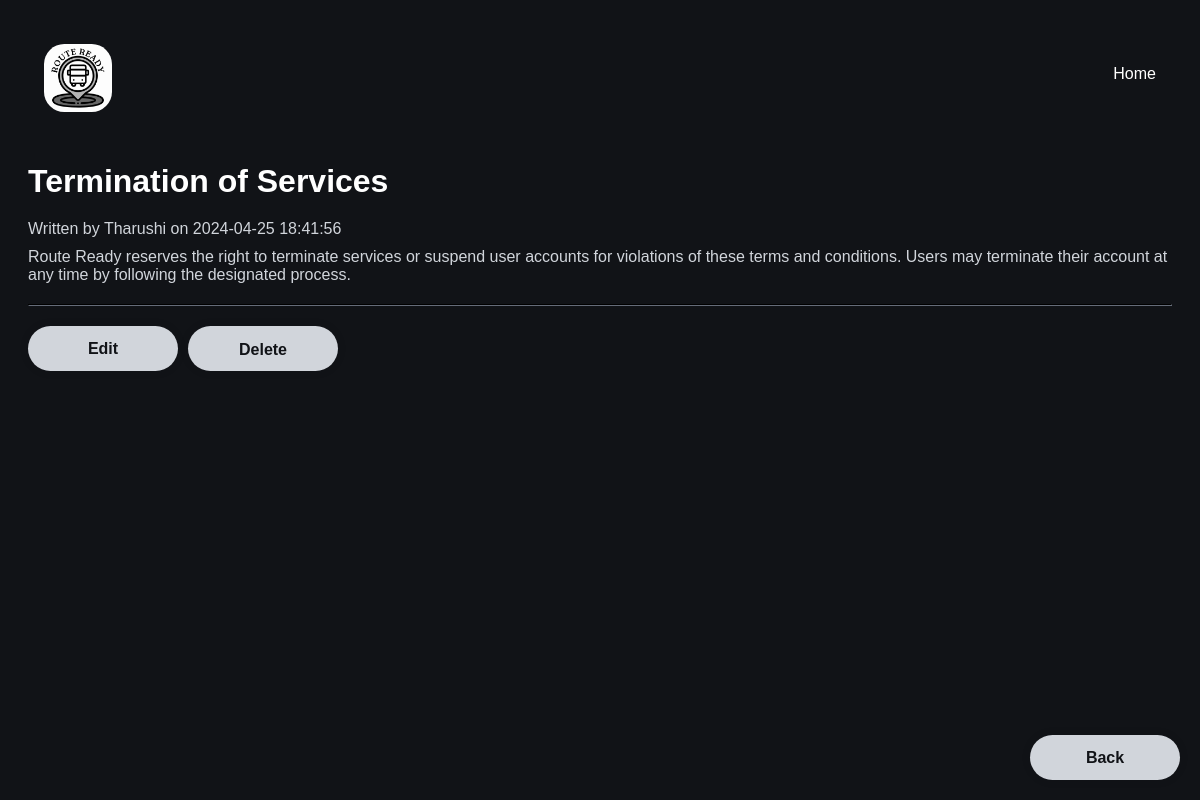
Screenshot of /posts/show/22 (signed in) with the database file from the repository.
### tables this page shows
CREATE TABLE `posts` (
  `id` int(11) NOT NULL,
  `user_id` int(11) NOT NULL,
  `title` varchar(255) NOT NULL,
  `body` text NOT NULL,
  `date` datetime NOT NULL DEFAULT current_timestamp()
);

CREATE TABLE `users` (
  `id` int(11) NOT NULL,
  `emp_id` varchar(200) NOT NULL,
  `name` varchar(255) NOT NULL,
  `company_name` varchar(100) NOT NULL,
  `contact_num` varchar(255) NOT NULL,
  `address` varchar(255) NOT NULL,
  `designation` varchar(255) NOT NULL,
  `date` datetime NOT NULL DEFAULT current_timestamp(),
  `email` varchar(255) NOT NULL,
  `password` varchar(255) NOT NULL,
  `status` varchar(200) NOT NULL
);

### app/controllers/Posts.php (called while the page is built, shortened)
<?php
    class Posts extends Controller{
        private $postModel;
        private $userModel;
        public function __construct(){
            $this->postModel = $this->model('Post');
            $this->userModel = $this->model('User');
        }
        public function show($id){
            $post = $this->postModel->getPostById($id);
            $user = $this->userModel->getUserById($post->user_id);
            $data = [
                'post' => $post,
                'user' => $user
            ];
            $this->view('pages/hrmanager/t&c/show_t&c', $data);
        }
    }

### app/libraries/Core.php (called while the page is built, shortened)
<?php
  class Core {
    protected $currentMethod = 'index';
    public function __construct(){
      $url = $this->getUrl();
      if(!empty($url) && file_exists('../app/controllers/' . ucwords($url[0]). '.php')){
        unset($url[0]);
      }
      $this->currentController = new $this->currentController;
      if(isset($url[1])){
        if(method_exists($this->currentController, $url[1])){
          $this->currentMethod = $url[1];
          unset($url[1]);
        }
      }
      $this->params = !empty($url) ? array_values($url) : [];
      call_user_func_array([$this->currentController, $this->currentMethod], $this->params);
    }
    public function getUrl(){
      if(isset($_GET['url'])){
        $url = rtrim($_GET['url'], '/');
        $url = filter_var($url, FILTER_SANITIZE_URL);
        $url = explode('/', $url);
        return $url;
      } else {
        return [];
      }
    }
  }

### public/index.php (called while the page is built, shortened)
<?php
  $init = new Core;

### app/libraries/Database.php (called while the page is built, shortened)
<?php
class Database{
    private $host = DB_HOST;
    private $user = DB_USER;
    private $pass = DB_PASS;
    private $dbname = DB_NAME;
    private $dbh;
    private $stmt;
    public function __construct(){
        $dsn = 'mysql:host=' . $this->host . ';dbname=' . $this->dbname;
        $options = array(
            PDO::ATTR_PERSISTENT => true,
            PDO::ATTR_ERRMODE => PDO::ERRMODE_EXCEPTION
        );
        try {
            $this->dbh = new PDO($dsn, $this->user, $this->pass, $options);
        } catch(PDOException $e){
            $this->error = $e->getMessage();
            echo $this->error;
        }
    }
    public function query($sql){
        $this->stmt = $this->dbh->prepare($sql);
    }
    public function bind($param, $value, $type = null){
        if(is_null($type)){
            switch(true){
                case is_int($value):
                    $type = PDO::PARAM_INT;
                    break;
                default:
                    $type = PDO::PARAM_STR;
            }
        }
        $this->stmt->bindValue($param, $value, $type);
    }
    public function execute(){
        return $this->stmt->execute();
    }
    public function single(){
        $this->execute();
        return $this->stmt->fetch(PDO::FETCH_OBJ);
    }
}

### app/models/Post.php (called while the page is built, shortened)
<?php
    class Post{
        private $db;
        public function __construct(){
            $this->db = new Database;
        }
        public function getPostById($id){
            $this->db->query('SELECT * FROM posts WHERE id = :id');
            $this->db->bind(':id', $id);
            $row = $this->db->single();
            return $row;
        }
    }

### app/models/User.php (called while the page is built, shortened)
<?php
class User
{
    private $db;
    public function __construct()
    {
        $this->db = new Database;
    }
    public function getUserById($id)
    {
        $this->db->query('SELECT * FROM users WHERE id = :id');
        $this->db->bind(':id', $id);
        $row = $this->db->single();
        return $row;
    }
}

### app/views/pages/hrmanager/t&c/show_t&c.php (the view, shortened to what this page needs)
<!DOCTYPE html>
<html lang="en">
<head>
</head>
<body>
    <div class="container">
        <nav>
            <div class="nav__logo">
                <a href="<?php echo URLROOT; ?>"><img src="<?php echo URLROOT; ?>/img/logo.jpg" alt="logo" /></a>
            </div>
            <div class="nav__links">
                <p class="link"><a href="<?php echo URLROOT; ?>/pages/home">Home</a></p>
            </div>
        </nav>
        <h1><?php echo $data['post']->title; ?></h1>
        <div>
            Written by <?php echo $data['user']->name; ?> on <?php echo $data['post']->date; ?>
        </div>
        <p><?php echo $data['post']->body; ?></p>
        <?php if ($data['post']->user_id == $_SESSION['user_id']): ?>
            <hr>
            <div class="button-wrapper">
                <div class="edit-delete-buttons">
                    <a href="<?php echo URLROOT; ?>/posts/edit/<?php echo $data['post']->id; ?>" class="button">Edit</a>
                    <form class="" action="<?php echo URLROOT; ?>/posts/delete/<?php echo $data['post']->id; ?>"
                        method="post">
                        <input type="submit" value="Delete" class="button">
                    </form>
                </div>
            </div>
        <?php endif; ?>
        <a href="<?php echo URLROOT; ?>/posts/terms" class="button back-button">Back</a>
    </div>
</body>
</html>

### app/views/pages/hrmanager/t&c/show_t&c.php (style rules this page uses)
:root { --primary-color: #111317; --primary-color-light: #1f2125; --primary-color-extra-light: #35373b; --text-light: #d1d5db; --white: #ffffff; --max-width: 1200px; }
body { background-color: var(--primary-color); color: var(--text-light); font-family: Arial, sans-serif; padding: 20px; }
nav { max-width: var(--max-width); margin: auto; padding: 1rem 1rem; display: flex; align-items: center; justify-content: space-between; gap: 2rem; }
a { text-decoration: none; }
.nav__logo { max-width: 90px; }
.nav__logo img { width: 75%; border-radius: 30%; }
.nav__links { list-style: none; display: flex; align-items: center; gap: 3rem; }
.link a { position: relative; padding-bottom: 0.75rem; color: var(--white); }
.link a::after { content: ""; position: absolute; height: 2px; width: 0; left: 0; bottom: 0; background-color: var(--text-light); transition: 0.3s; }
.button-wrapper { display: flex; justify-content: space-between; align-items: center; margin-bottom: 20px; }
.button { width: 150px; height: 45px; background: var(--text-light); border: none; outline: none; border-radius: 40px; box-shadow: 0 0 10px rgba(0, 0, 0, .1); cursor: pointer; font-size: 16px; color: var(--primary-color); font-weight: 600; text-align: center; line-height: 45px; text-decoration: none; transition: background-color 0.3s, box-shadow 0.3s, color 0.3s; }
h1 { color: var(--white); margin-bottom: 20px; }
div { color: var(--text-light); margin-bottom: 10px; }
p { margin-top: 5px; }
a { color: var(--text-light); text-decoration: none; transition: color 0.3s; }
hr { border-color: var(--primary-color-light); margin-top: 20px; margin-bottom: 20px; }
.edit-delete-buttons { display: flex; gap: 10px; }
.back-button { position: absolute; bottom: 20px; right: 20px; }

### rows the page displays
posts: title "Termination of Services", date "2024-04-25 18:41:56", body "Route Ready reserves the right to terminate services or suspend user accounts for violations of these terms and conditions. Users may terminate their account at any time by following the designated process."
users: name "Tharushi"
